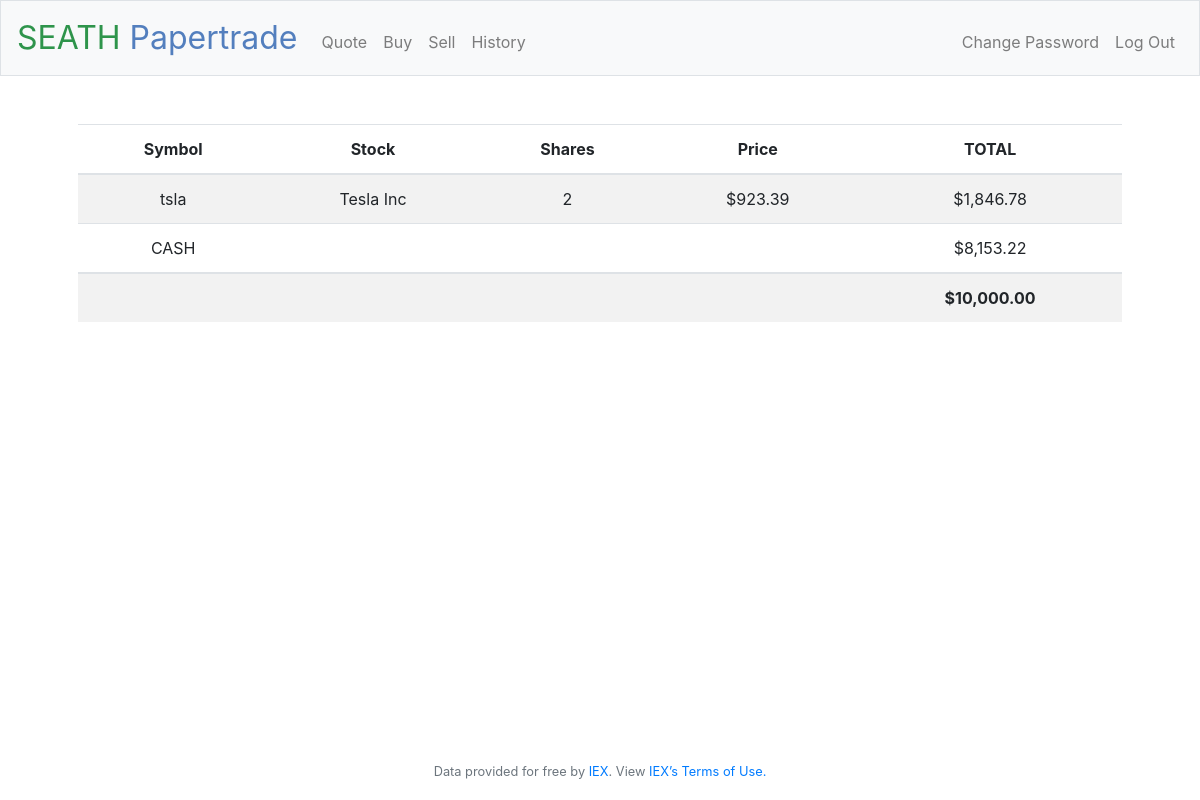
Before: / (signed in) with the older database file.
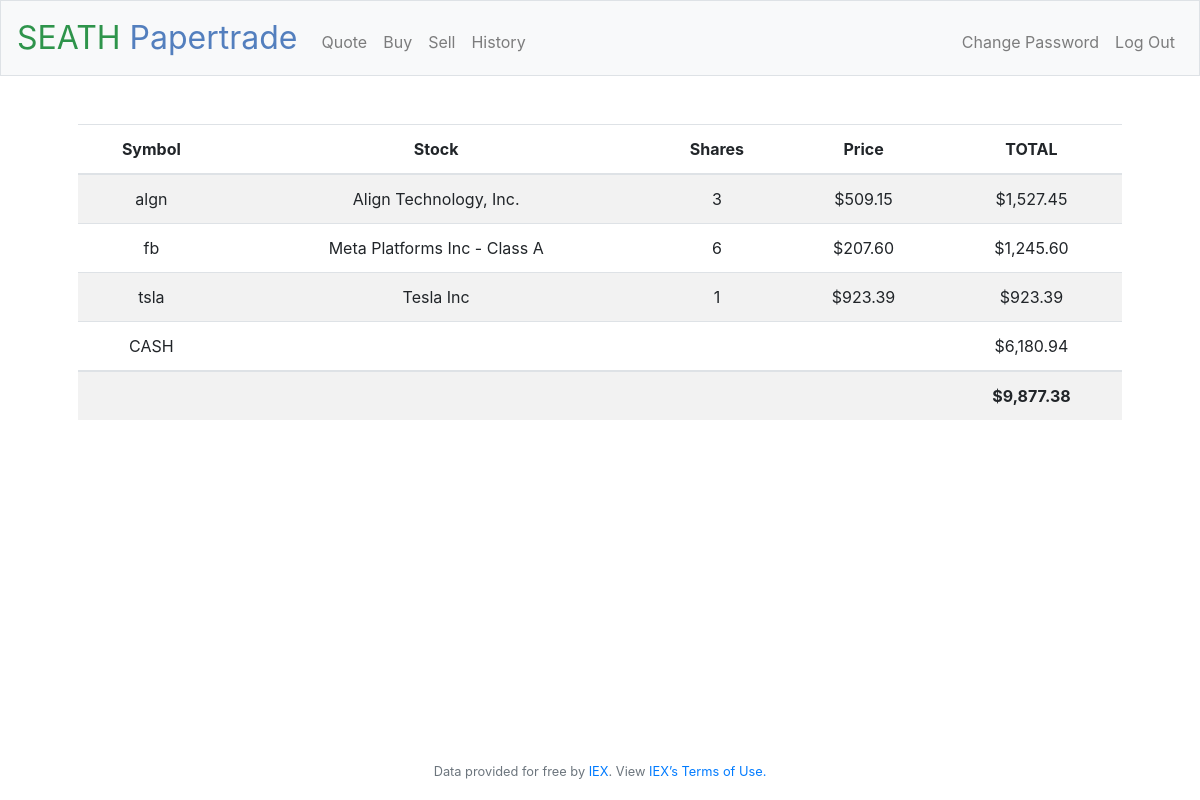
After: the same page with the newer database file.
### tables this page shows
CREATE TABLE portfolio (
  id INTEGER PRIMARY KEY AUTOINCREMENT,
  user_id INTEGER NOT NULL,
  stock TEXT NOT NULL,
  symbol TEXT NOT NULL,
  shares INTEGER NOT NULL,
  price NUMERIC NOT NULL,
  trade TEXT NOT NULL,
  time TIMESTAMP DEFAULT CURRENT_TIMESTAMP,
  FOREIGN KEY(user_id) REFERENCES users(id)
);

CREATE TABLE users (id INTEGER, username TEXT NOT NULL, hash TEXT NOT NULL, cash NUMERIC NOT NULL DEFAULT 10000.00, PRIMARY KEY(id));

### app/routes.py (the view)
@app.route("/")
@login_required
def index():
    user_id = session.get('user_id')
    c.execute("SELECT cash FROM users WHERE id = ?", (user_id, ))
    cash = c.fetchall()[0]['cash']
    c.execute('SELECT stock, symbol, SUM(shares) as total_shares, price FROM portfolio WHERE user_id = ? GROUP BY symbol', (user_id, ))
    portfolio = c.fetchall()
    equity = cash
    for i in portfolio:
        equity += i['price'] * i['total_shares']
    return render_template('index.html', equity=equity, usd=usd, portfolio=portfolio, cash=cash)

### app/__init__.py (called while the page is built)
@app.after_request
def after_request(response):
    response.headers["Cache-Control"] = "no-cache, no-store, must-revalidate"
    response.headers["Expires"] = 0
    response.headers["Pragma"] = "no-cache"
    return response

### app/models.py (called while the page is built)
def dict_factory(cursor, row):
    d = {}
    for idx, col in enumerate(cursor.description):
        d[col[0]] = row[idx]
    return d

def login_required(f):
    @wraps(f)
    def decorated_function(*args, **kwargs):
        if session.get("user_id") is None:
            return redirect("/login")
        return f(*args, **kwargs)
    return decorated_function

def usd(value):
    return f"${value:,.2f}"

### app/templates/index.html (shortened to what this page needs)
{% extends "layout.html" %}
{% block main %}
    <table class='table table-striped'>
        <thead>
            <tr>
                <th>Symbol</th>
                <th>Stock</th>
                <th>Shares</th>
                <th>Price</th>
                <th>TOTAL</th>
            </tr>
        </thead>
        <tbody>
            {% for i in portfolio %}
            <tr>
                <td>{{ i['symbol'] }}</td>
                <td>{{ i['stock'] }}</td>
                <td>{{ i['total_shares'] }}</td>
                <td>{{ usd(i['price']) }}</td>
                <td>{{ usd(i['total_shares'] * i['price']) }}</td>
            </tr>
            {% endfor %}
            <tr>
                <td>
                    CASH
                </td>
                <td></td>
                <td></td>
                <td></td>
                <td>{{ usd(cash) }}</td>
            </tr>
        </tbody>
        <tfooter>
            <td></td>
            <td></td>
            <td></td>
            <td></td>
            <td><b>{{ usd(equity) }}</b></td>
        </tfooter>
    </table>
{% endblock %}

### app/templates/layout.html (shortened to what this page needs)
<!DOCTYPE html>
<html lang="en">
    <head>
        <link rel="stylesheet" href="../static/css/bootstrap.min.css">
        <link href="../static/css/styles.css" rel="stylesheet">
    </head>
    <body>
        <nav class="navbar navbar-expand-md navbar-light bg-light border">
            <a class="navbar-brand" href="/"><span class="green">SEATH</span> <span class="blue"> Papertrade</span></a>
            <div class="collapse navbar-collapse" id="navbar">
                {% if session.user_id %}
                    <ul class="navbar-nav mr-auto mt-2">
                        <li class="nav-item"><a class="nav-link" href="/quote">Quote</a></li>
                        <li class="nav-item"><a class="nav-link" href="/buy">Buy</a></li>
                        <li class="nav-item"><a class="nav-link" href="/sell">Sell</a></li>
                        <li class="nav-item"><a class="nav-link" href="/history">History</a></li>
                    </ul>
                    <ul class="navbar-nav ml-auto mt-2">
                        <li class="nav-item"><a class="nav-link" href="/password">Change Password</a></li>
                        <li class="nav-item"><a class="nav-link" href="/logout">Log Out</a></li>
                    </ul>
                {% else %}
                    <ul class="navbar-nav ml-auto mt-2">
                        <li class="nav-item"><a class="nav-link" href="/register">Register</a></li>
                        <li class="nav-item"><a class="nav-link" href="/login">Log In</a></li>
                    </ul>
                {% endif %}
            </div>
        </nav>
        <main class="container p-5">
            {% block main %}{% endblock %}
        </main>
        <footer class="small text-center text-muted">
            <div class="fixed-bottom">Data provided for free by <a href="https://iextrading.com/developer">IEX</a>. View <a href="https://iextrading.com/api-exhibit-a/">IEX’s Terms of Use.</a><br><br></div>
        </footer>
    </body>
</html>

### app/static/css/styles.css (style rules this page uses)
nav .navbar-brand { font-size: xx-large; }
nav .navbar-brand .blue { color: #537fbe; }
nav .navbar-brand .green { color: #2e944b; }
main { overflow-x: auto; text-align: center; }

Changed rows visible on the page:
added portfolio: symbol "algn", stock "Align Technology, Inc.", total_shares "3", price "$509.15", total_shares "$1,527.45"
added portfolio: symbol "fb", stock "Meta Platforms Inc - Class A", total_shares "6", price "$207.60", total_shares "$1,245.60"
computed for portfolio "tsla": total_shares "2" → "1"; usd(i['total_shares']*i['price']) "$1,846.78" → "$923.39"
changed users: cash "$8,153.22" → "$6,180.94"
Other visible differences:
{{ usd(equity) }}: "$10,000.00" → "$9,877.38"
